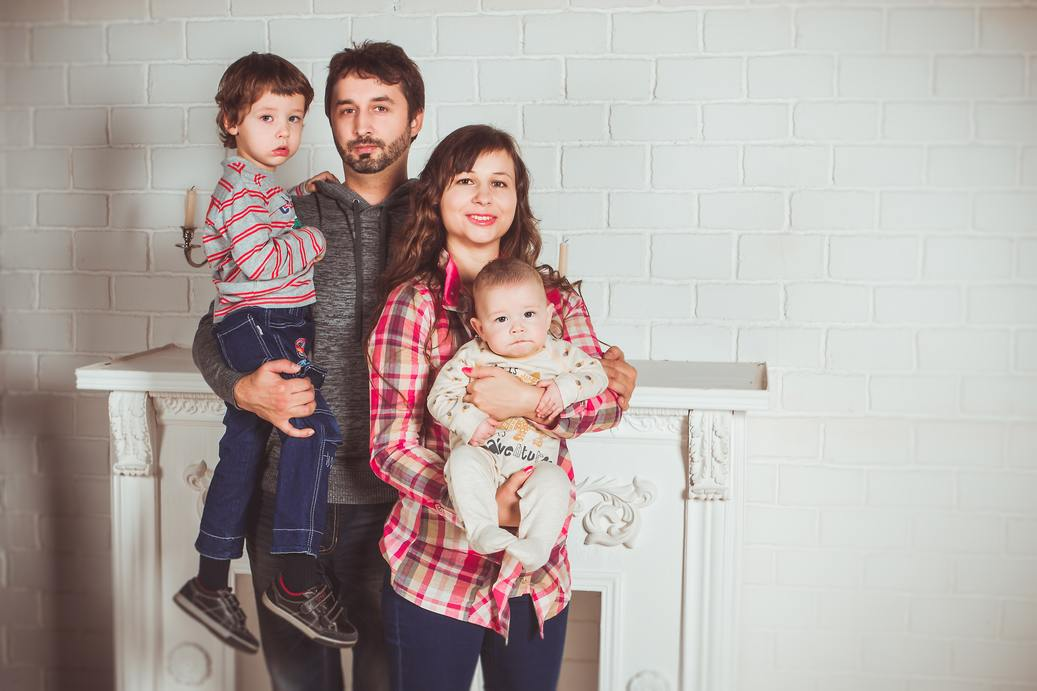
#> input picture ComputerVision/bla2.5577e4ec1f8e.jpg, 1037 x 691 px, found by its file name
$ python colorSpace.py
#> lines starting #> are read from the running program, lines starting #| are printed output that depends on the picture
# from the following tutorial: https: // realpython.com/python-opencv-color-spaces/

from cv2 import cv2
import matplotlib.pyplot as plt
import numpy as np

flags = [i for i in dir(cv2) if i.startswith('COLOR_')]


len(flags)  #shows how many flags are available

#
'''
The first characters after COLOR_ indicate the origin color space,
and the characters after the 2 are the target color space.
This flag represents a conversion from BGR (Blue, Green, Red) to RGB.
As you can see, the two color spaces are very similar,
with only the first and last channels swapped.

'''
flags[40]
# output: 'COLOR_BGR2HLS'

nemo = cv2.imread(
    '/Users/hefler/Library/Mobile Documents/com~apple~CloudDocs/programming/ComputerVision/bla2.5577e4ec1f8e.jpg')
#> nemo is the input picture: shape (691, 1037, 3); mean B, G, R 163.9, 167.7, 177.5

plt.imshow(nemo)
plt.show()

'''
the output image is not as the original, that is because OpenCV
by default reads images as BRG formart. use the .cvtColor(image, flag)
to set the format to RGB

'''

nemo = cv2.cvtColor(nemo, cv2.COLOR_BGR2RGB)

plt.imshow(nemo)
plt.show()

# Visualing Nemo in RGB Colour Space

# import these Matplotlib libraries:
from mpl_toolkits.mplot3d import Axes3D
from matplotlib import cm
from matplotlib import colors

'''
place each pixel in its location based
on its components and colour it by its
colour using OpenCV.split() method

'''
r, g, b = cv2.split(nemo)
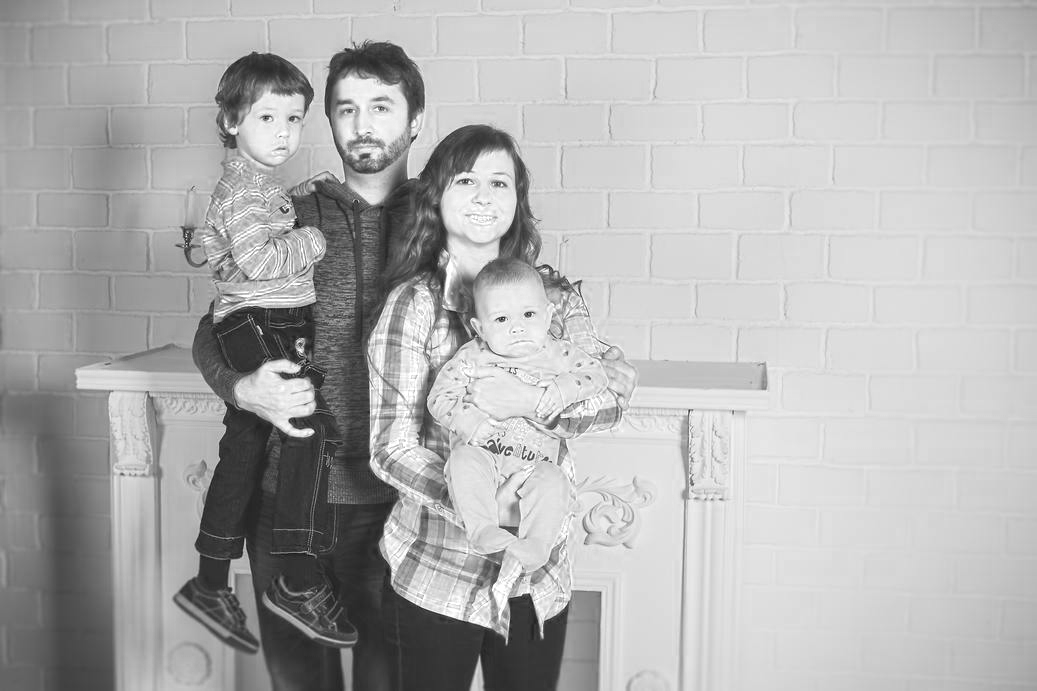
#> r: shape (691, 1037); min 2, max 255, mean 177.5
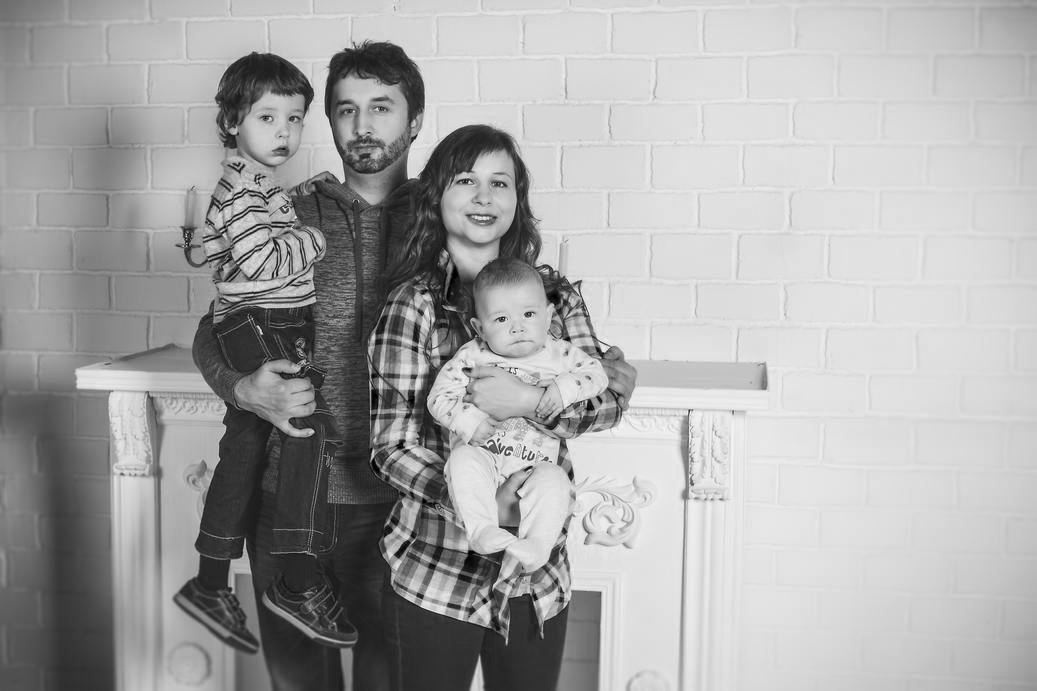
#> g: shape (691, 1037); min 0, max 255, mean 167.7
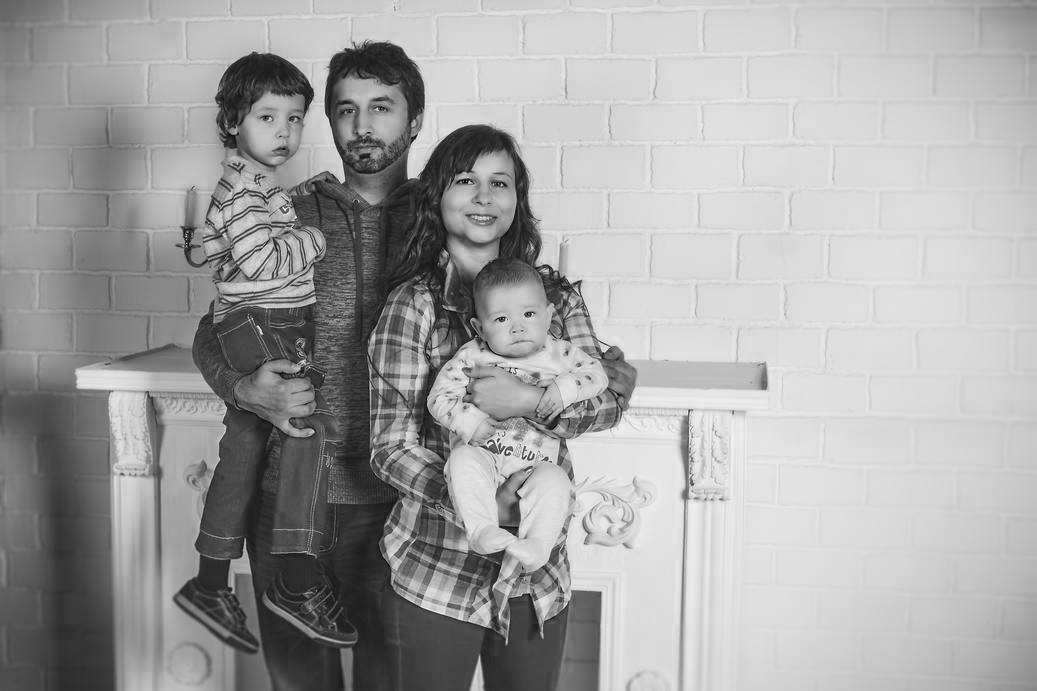
#> b: shape (691, 1037); min 0, max 255, mean 163.9

# this sets up the plot graph
fig = plt.figure()
axis = fig.add_subplot(1, 1, 1, projection='3d')

'''

Now that you have set up the plot, you need to set up the pixel colors.
In order to color each pixel according to its true color, there’s a bit
of reshaping and normalization required. It looks messy, but essentially
you need the colors corresponding to every pixel in the image to be
flattened into a list and normalized, so that they can be passed to the
facecolors parameter of Matplotlib scatter().

'''

'''
Normalizing just means condensing the range of colors from 0-255 to 0-1
as required for the facecolors parameter. Lastly, facecolors wants a list,
not an NumPy array:
'''
pixel_colors = nemo.reshape((np.shape(nemo)[0]*np.shape(nemo)[1], 3))
norm = colors.Normalize(vmin=-1., vmax=1.)
norm.autoscale(pixel_colors)
pixel_colors = norm(pixel_colors).tolist()
#> pixel_colors = 716567 items

# Building the scatter plot:
axis.scatter(r.flatten(), g.flatten(), b.flatten(), \
    facecolors=pixel_colors, marker='.')

axis.set_xlabel('Red')
axis.set_ylabel('Green')
axis.set_zlabel('Blue')


plt.show()
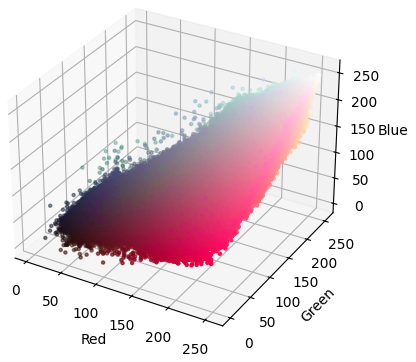
#> figure drawn by matplotlib, 1 panel
